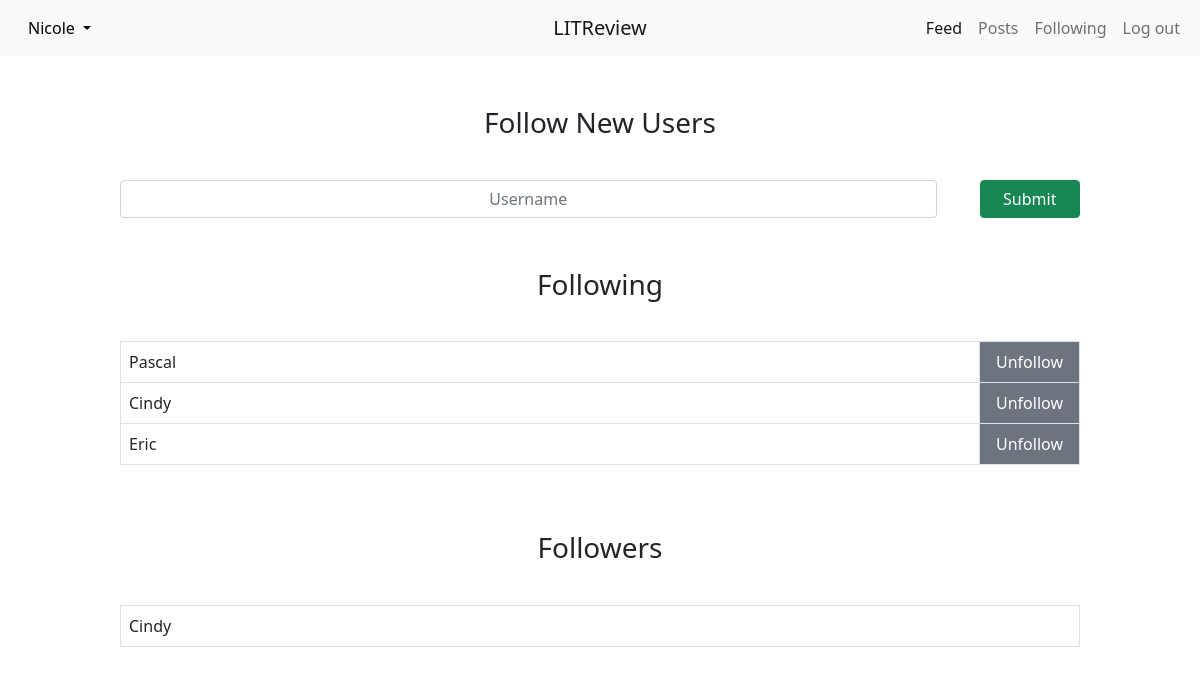
/following (signed in), run on the app's committed database.
### register/models.py (models this page shows)
class User(AbstractUser):
    profile_picture = models.ImageField()
    follows = models.ManyToManyField(
        'self',
        through='UserFollows',
        symmetrical=False,
    )
    def __str__(self):
        return self.username

class UserFollows(models.Model):
    user = models.ForeignKey(to=settings.AUTH_USER_MODEL,
                             on_delete=models.CASCADE,
                             related_name='following')
    followed_user = models.ForeignKey(to=settings.AUTH_USER_MODEL,
                                      on_delete=models.CASCADE,
                                      related_name='followed_by')
    class Meta:
        unique_together = ('user', 'followed_user', )

### main/views.py (the view, shortened to what this page needs)
# urls.py: path("following", views.following, name="following"),
@login_required
def following(request):
    form = forms.FollowUserForm()
    current_user = request.user
    follows = current_user.following.all()
    return render(request, "main/following.html",
                  {'form': form, 'follows': follows})

### main/forms.py
class FollowUserForm(forms.Form):
    follow_user = forms.CharField(
        max_length=30,
        label="",
        widget=forms.TextInput(attrs={"placeholder": "Username"})
    )

### main/templates/main/following.html (shortened to what this page needs)
{% extends 'main/base.html' %}
{% load crispy_forms_tags %}
{% block content %}
  <div class="following-content">
    <div class="following">
      <h3>Follow New Users</h3>
      <form method="post">
        {{ form|crispy }}
        <button type="submit" class="btn btn-success">Submit</button>
      </form>
    </div>
    <div class="following">
      <h3>Following</h3>
      <form method="post">
        <table class="table table-bordered">
          {% for obj in follows %}
            <tr>
              <td>{{ obj.followed_user }}</td>
              <td class="table-button"><button name="unfollow" value="{{ obj.followed_user.id }}" class="btn btn-secondary" type=submit>Unfollow</button></td>
            </tr>
          {% endfor %}
        </table>
      </form>
    </div>
    <div class="following">
      <h3>Followers</h3>
      <table class="table table-bordered">
        {% for obj in request.user.followed_by.all %}
          <tr>
            <td>{{ obj.user }}</td>
          </tr>
        {% endfor %}
      </table>
    </div>
  </div>
{% endblock content %}

### main/templates/main/partials/navbar_snippet.html (shortened to what this page needs)
<div class="mainBar">
  <nav class="navbar navbar-expand-lg navbar-light bg-light bg-gradient">
    <div class="container-fluid">
      <div class="profile-dropdown"
           style="{% if user.is_authenticated %}visibility:visible{% endif %}">
        <ul>
          <li class="nav-item dropdown">
            <a class="nav-link dropdown-toggle" href="#" id="navbarDropdownMenuLink"
               role="button" data-bs-toggle="dropdown" aria-expanded="false">
              {{ request.user }}
            </a>
          </li>
        </ul>
      </div>
      <a class="navbar-brand lit-review-name mx-auto" href="{% url 'home' %}">LITReview</a>
      <div class="collapse navbar-collapse" id="navbarNavDropdown"
           style="{% if user.is_authenticated %}visibility:visible{% endif %}">
        <ul class="navbar-nav">
          <li class="nav-item">
            <a class="nav-link active" aria-current="page" href="{% url 'home' %}">Feed</a>
          </li>
          <li class="nav-item">
            <a class="nav-link" href="{% url 'posts' %}">Posts</a>
          </li>
          <li class="nav-item">
            <a class="nav-link" href="{% url 'following' %}">Following</a>
          </li>
          <li class="nav-item">
            <a class="nav-link" href="{% url 'logout' %}">Log out</a>
          </li>
        </ul>
      </div>
    </div>
  </nav>
</div>

### main/static/main/styles/styles.css (style rules this page uses)
.container-fluid { width: 100vw; }
.container-fluid .profile-dropdown { visibility: hidden; }
.container-fluid .profile-dropdown li { list-style-type: none; }
.container-fluid .profile-dropdown ul { margin: 0; padding: 0; }
.container-fluid .profile-dropdown a { color: black; }
.container-fluid .navbar-collapse { justify-content: flex-end; visibility: hidden; }
.container-fluid .lit-review-name { position: absolute; left: 50%; transform: translateX(-50%); }
.following { display: flex; flex-direction: column; align-items: center; margin: 50px 0; }
.following h3 { margin-bottom: 40px; }
.following form { display: flex; width: 100%; }
.following form div { width: 95%; }
.following form div input { text-align: center; }
.following form button { width: 105px; }
.table { width: 80vw; height: fit-content; }
.table .table-button { width: 100px; padding: 0; }
.table .table-button button { width: 100%; height: 100%; border: none; border-radius: 0; }
body { width: 100vw; display: flex; flex-direction: column; align-items: center; }

### data on the page
User: user "Nicole"
UserFollows: followed_user "Pascal"
UserFollows: followed_user "Cindy"
UserFollows: followed_user "Eric"
UserFollows: user "Cindy"
